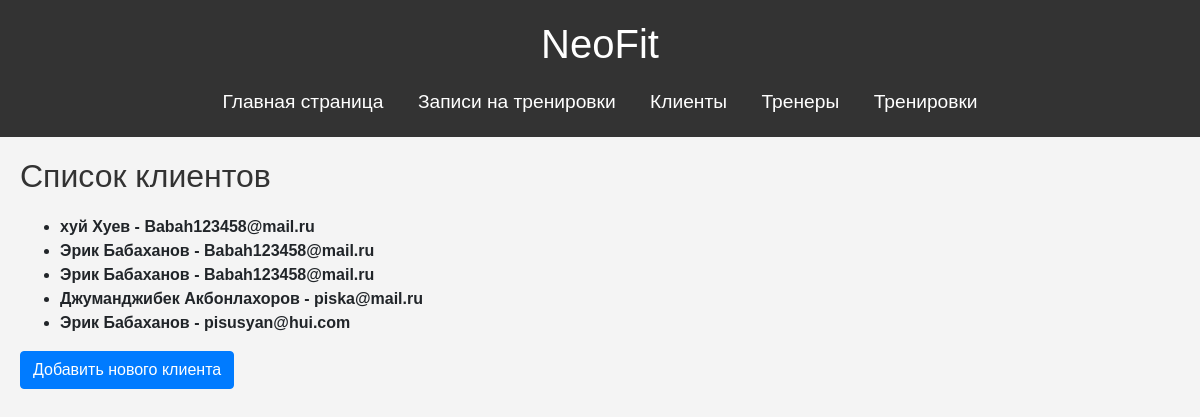
Screenshot of /appointments/clients/ with the database file from the repository.
### appointments/models.py (models this page shows, shortened)
class Client(models.Model):
    last_name = models.CharField(max_length=100)  # Фамилия
    first_name = models.CharField(max_length=100)  # Имя
    middle_name = models.CharField(max_length=100, blank=True, null=True)  # Отчество (необязательно)
    email = models.EmailField()
    phone_number = models.CharField(max_length=15)  # Номер телефона
    birthdate = models.DateField(null=True, blank=True)  # Дата рождения

### appointments/views.py (the view)
# urls.py: path('clients/', views.client_list, name='client_list'),
def client_list(request):
    clients = Client.objects.all()
    return render(request, 'appointments/client_list.html', {'clients': clients})

### appointments/templates/appointments/client_list.html (shortened to what this page needs)
{% extends 'appointments/base.html' %}
{% block content %}
<h2>Список клиентов</h2>
<ul>
    {% for client in clients %}
        <li>
            <div>
                <strong onclick="toggleDescription({{ forloop.counter0 }})" style="cursor: pointer;">
                    {{ client.first_name }} {{ client.last_name }} - {{ client.email }}
                </strong>
            </div>
        </li>
    {% endfor %}
</ul>
<a href="{% url 'appointments:create_client' %}" class="btn btn-primary">Добавить нового клиента</a>
{% endblock %}

### neofit/static/css/style.css (style rules this page uses)
body { font-family: Arial, sans-serif; background-color: #f4f4f4; margin: 0; padding: 0; }
main h2 { font-size: 2em; margin-bottom: 20px; color: #333; }
a { color: #333; }

### rows the page displays
Client: first_name "хуй", last_name "Хуев", email "Babah123458@mail.ru"
Client: first_name "Эрик", last_name "Бабаханов", email "Babah123458@mail.ru"
Client: first_name "Эрик", last_name "Бабаханов", email "Babah123458@mail.ru"
Client: first_name "Джуманджибек", last_name "Акбонлахоров", email "piska@mail.ru"
Client: first_name "Эрик", last_name "Бабаханов", email "pisusyan@hui.com"
